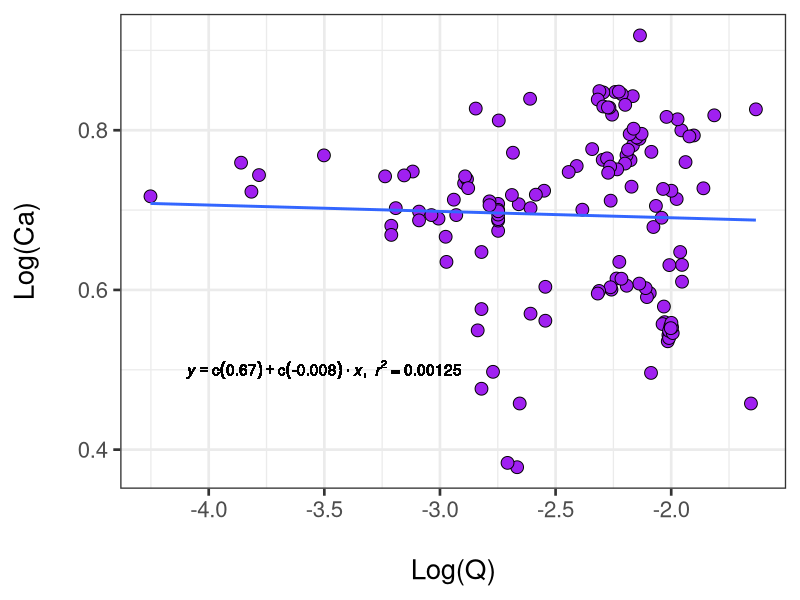
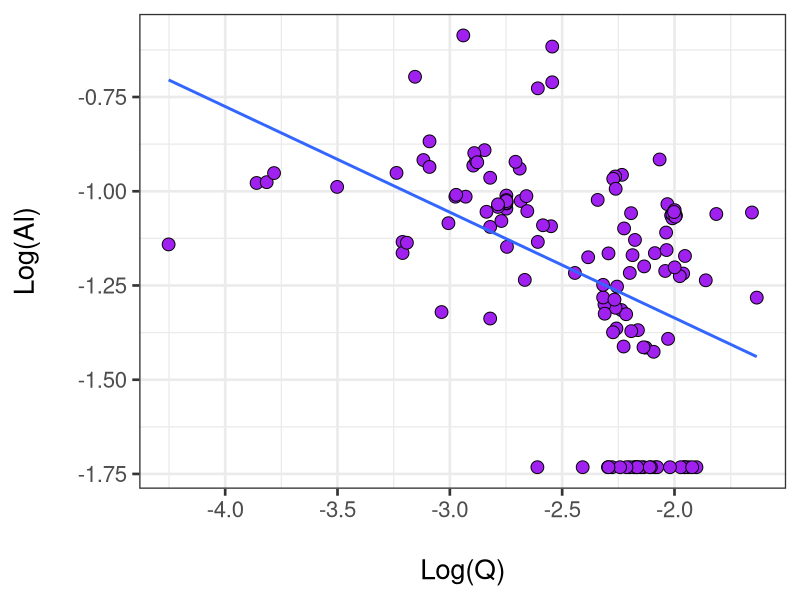
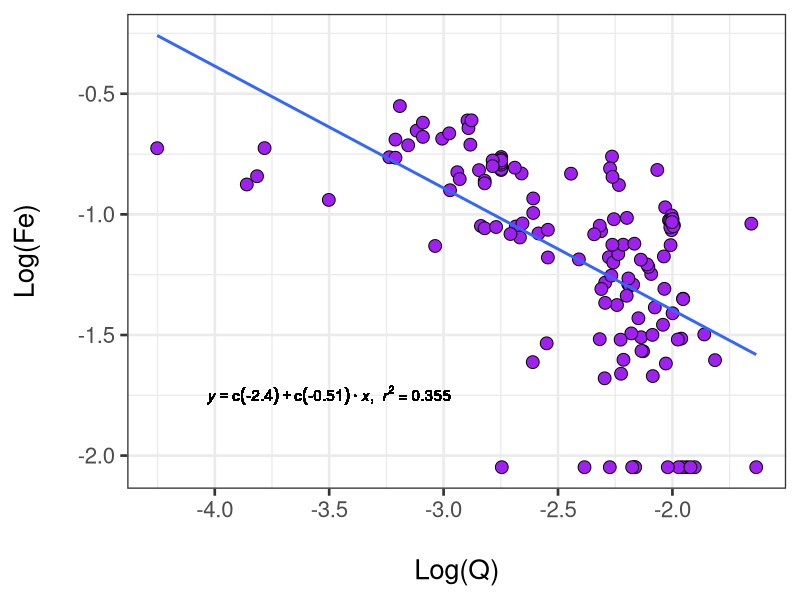
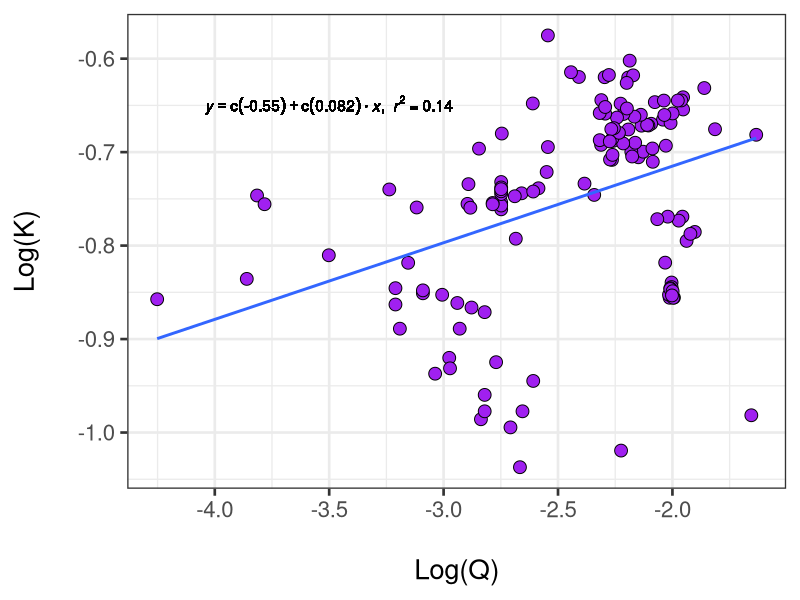
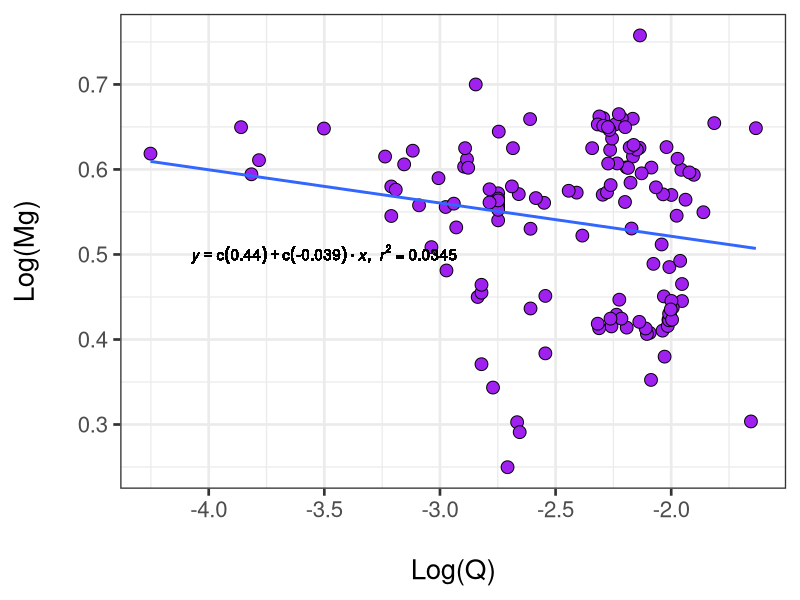
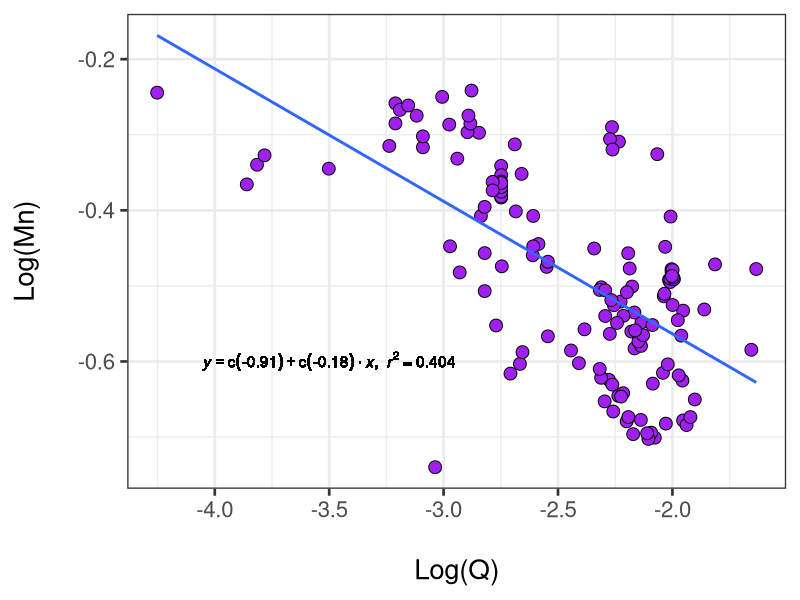
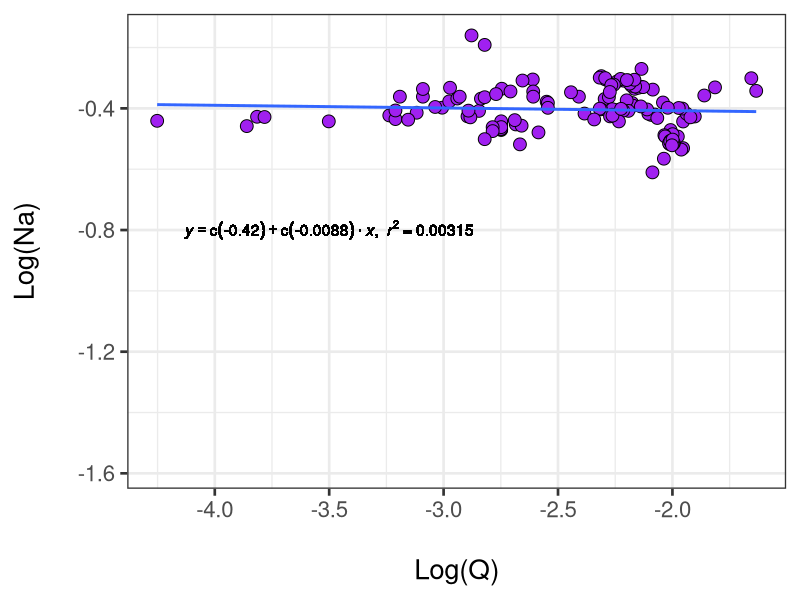
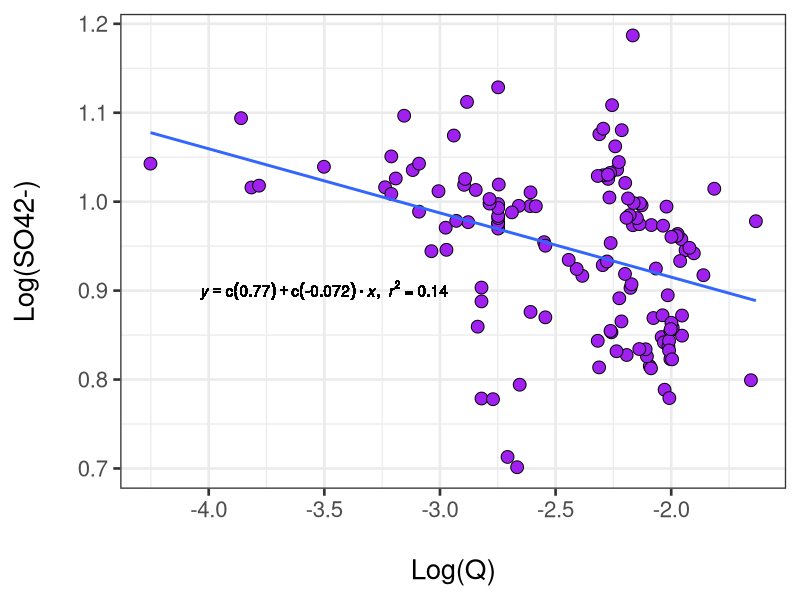

Generate these figures, in order, with R:
# Rename columns to be R friendly

newname<-c("sample_name","date_and_time","Q_m3s","Al_mgL","Ca_mgL","Fe_mgL","K_mgL","Mg_mgL","Mn_mgL","Na_mgL","SO42_mgL","pH","EC")
CQ<-read.csv(file="CQ.csv",header=TRUE)
colnames(CQ)<-newname

#Transform mg/L to mmol/L

CQ$Al_mmolL<-(CQ$Al_mgL/26.982)
CQ$Ca_mmolL<-(CQ$Ca_mgL/40.08)
CQ$Fe_mmolL<-(CQ$Fe_mgL/55.845)
CQ$K_mmolL<-(CQ$K_mgL/39.099)
CQ$Mg_mmolL<-(CQ$Mg_mgL/24.305)
CQ$Mn_mmolL<-(CQ$Mn_mgL/54.938)
CQ$Na_mmolL<-(CQ$Na_mgL/22.99)
CQ$SO42_mmolL<-(CQ$SO42_mgL/96.06)

#Transform pH to H+ mg/L

CQ$H_mgL<-(10^(-1*CQ$pH))

#Take the log of everything

CQ$logQ<-(log10(CQ$Q_m3s))
CQ$logAl<-(log10(CQ$Al_mmolL))
CQ$logCa<-(log10(CQ$Ca_mmolL))
CQ$logFe<-(log10(CQ$Fe_mmolL))
CQ$logK<-(log10(CQ$K_mmolL))
CQ$logMg<-(log10(CQ$Mg_mmolL))
CQ$logMn<-(log10(CQ$Mn_mmolL))
CQ$logNa<-(log10(CQ$Na_mmolL))
CQ$logSO42<-(log10(CQ$SO42_mmolL))
CQ$logH<-(log10(CQ$H_mgL))
CQ$logEC<-(log10(CQ$EC))

#Function to pull regression text out
lm_eqn<-function(df){
  m<-lm(y~x,df)
  eq<-substitute(italic(y) == a + b %.% italic(x)*","~~italic(r)^2~"="~r2,
                 list(a = format(coef(m)[1], digits = 2),
                      b = format(coef(m)[2], digits = 2),
                      r2 = format(summary(m)$r.squared,digits=3)))
  as.character(as.expression(eq))
}
#making plots

#Ca plot
library(ggplot2)
pal="purple"
shape1=21
df<-CQ[,c("logQ","logCa")]
names(df)<-c("x","y")
CQCa<-ggplot(CQ, aes(logQ,logCa))+
  geom_point(colour="black",size=4, fill=pal, pch=shape1)+
  theme_bw(base_size=20)+
  guides(fill=guide_legend(title="Depth (cm)"))+
  xlab("\nLog(Q)")+
  ylab("Log(Ca)\n")+
  geom_text(x=-3.5, y=0.5, label = lm_eqn(df),parse=TRUE)+
  geom_smooth(method=lm,se=FALSE)
#Call the graph
CQCa

#Al plot
library(ggplot2)
pal="purple"
shape1=21
df<-CQ[,c("logQ","logAl")]
names(df)<-c("x","y")
CQAl<-ggplot(CQ, aes(logQ,logAl))+
  geom_point(colour="black",size=4, fill=pal, pch=shape1)+
  theme_bw(base_size=20)+
  guides(fill=guide_legend(title="Depth (cm)"))+
  xlab("\nLog(Q)")+
  ylab("Log(Al)\n")+
  geom_text(x=-3.5, y=0.5, label = lm_eqn(df),parse=TRUE)+
  geom_smooth(method=lm,se=FALSE)
#Call the graph
CQAl

#Fe plot
library(ggplot2)
pal="purple"
shape1=21
df<-CQ[,c("logQ","logFe")]
names(df)<-c("x","y")
CQFe<-ggplot(CQ, aes(logQ,logFe))+
  geom_point(colour="black",size=4, fill=pal, pch=shape1)+
  theme_bw(base_size=20)+
  guides(fill=guide_legend(title="Depth (cm)"))+
  xlab("\nLog(Q)")+
  ylab("Log(Fe)\n")+
  geom_text(x=-3.5, y=-1.75, label = lm_eqn(df),parse=TRUE)+
  geom_smooth(method=lm,se=FALSE)
#Call the graph
CQFe

#K plot
library(ggplot2)
pal="purple"
shape1=21
df<-CQ[,c("logQ","logK")]
names(df)<-c("x","y")
CQK<-ggplot(CQ, aes(logQ,logK))+
  geom_point(colour="black",size=4, fill=pal, pch=shape1)+
  theme_bw(base_size=20)+
  guides(fill=guide_legend(title="Depth (cm)"))+
  xlab("\nLog(Q)")+
  ylab("Log(K)\n")+
  geom_text(x=-3.5, y=-0.65, label = lm_eqn(df),parse=TRUE)+
  geom_smooth(method=lm,se=FALSE)
#Call the graph
CQK

#Mg plot
library(ggplot2)
pal="purple"
shape1=21
df<-CQ[,c("logQ","logMg")]
names(df)<-c("x","y")
CQMg<-ggplot(CQ, aes(logQ,logMg))+
  geom_point(colour="black",size=4, fill=pal, pch=shape1)+
  theme_bw(base_size=20)+
  guides(fill=guide_legend(title="Depth (cm)"))+
  xlab("\nLog(Q)")+
  ylab("Log(Mg)\n")+
  geom_text(x=-3.5, y=0.5, label = lm_eqn(df),parse=TRUE)+
  geom_smooth(method=lm,se=FALSE)
#Call the graph
CQMg

#Mn plot
library(ggplot2)
pal="purple"
shape1=21
df<-CQ[,c("logQ","logMn")]
names(df)<-c("x","y")
CQMn<-ggplot(CQ, aes(logQ,logMn))+
  geom_point(colour="black",size=4, fill=pal, pch=shape1)+
  theme_bw(base_size=20)+
  guides(fill=guide_legend(title="Depth (cm)"))+
  xlab("\nLog(Q)")+
  ylab("Log(Mn)\n")+
  geom_text(x=-3.5, y=-0.6, label = lm_eqn(df),parse=TRUE)+
  geom_smooth(method=lm,se=FALSE)
#Call the graph
CQMn

#Na plot
library(ggplot2)
pal="purple"
shape1=21
df<-CQ[,c("logQ","logNa")]
names(df)<-c("x","y")
CQNa<-ggplot(CQ, aes(logQ,logNa))+
  geom_point(colour="black",size=4, fill=pal, pch=shape1)+
  theme_bw(base_size=20)+
  guides(fill=guide_legend(title="Depth (cm)"))+
  xlab("\nLog(Q)")+
  ylab("Log(Na)\n")+
  geom_text(x=-3.5, y=-0.8, label = lm_eqn(df),parse=TRUE)+
  geom_smooth(method=lm,se=FALSE)
#Call the graph
CQNa

#SO42- plot
library(ggplot2)
pal="purple"
shape1=21
df<-CQ[,c("logQ","logSO42")]
names(df)<-c("x","y")
CQSO42<-ggplot(CQ, aes(logQ,logSO42))+
  geom_point(colour="black",size=4, fill=pal, pch=shape1)+
  theme_bw(base_size=20)+
  guides(fill=guide_legend(title="Depth (cm)"))+
  xlab("\nLog(Q)")+
  ylab("Log(SO42-)\n")+
  geom_text(x=-3.5, y=0.9, label = lm_eqn(df),parse=TRUE)+
  geom_smooth(method=lm,se=FALSE)
#Call the graph
CQSO42

#H+ plot
library(ggplot2)
pal="purple"
shape1=21
df<-CQ[,c("logQ","logH")]
names(df)<-c("x","y")
CQH<-ggplot(CQ, aes(logQ,logH))+
  geom_point(colour="black",size=4, fill=pal, pch=shape1)+
  theme_bw(base_size=20)+
  guides(fill=guide_legend(title="Depth (cm)"))+
  xlab("\nLog(Q)")+
  ylab("Log(H+)\n")+
  geom_text(x=-3.5, y=-5, label = lm_eqn(df),parse=TRUE)+
  geom_smooth(method=lm,se=FALSE)
#Call the graph
CQH

#EC plot
library(ggplot2)
pal="purple"
shape1=21
df<-CQ[,c("logQ","logEC")]
names(df)<-c("x","y")
CQEC<-ggplot(CQ, aes(logQ,logEC))+
  geom_point(colour="black",size=4, fill=pal, pch=shape1)+
  theme_bw(base_size=20)+
  guides(fill=guide_legend(title="Depth (cm)"))+
  xlab("\nLog(Q)")+
  ylab("Log(EC)\n")+
  geom_text(x=-3.5, y=3.15, label = lm_eqn(df),parse=TRUE)+
  geom_smooth(method=lm,se=FALSE)
#Call the graph
CQEC
